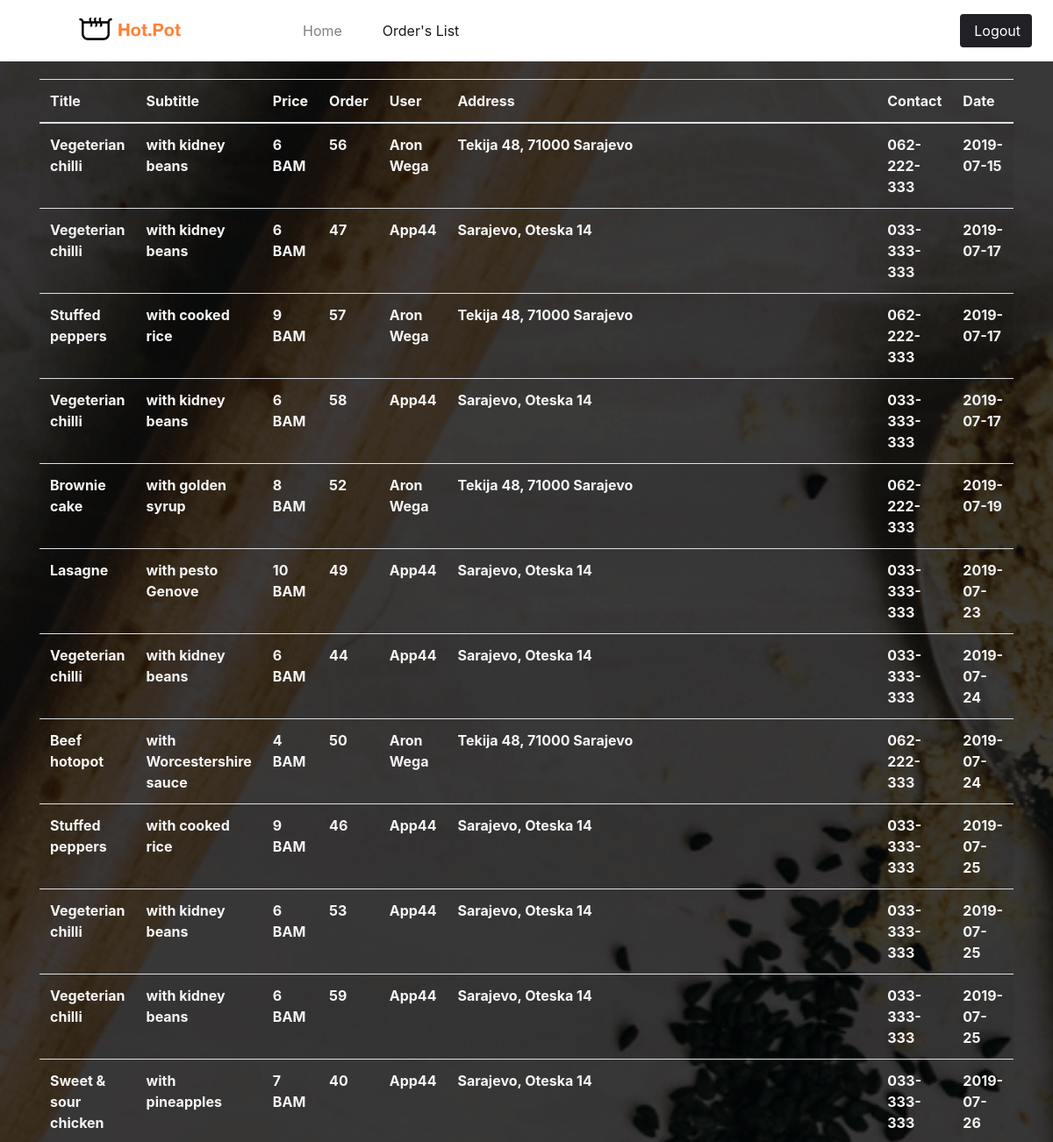
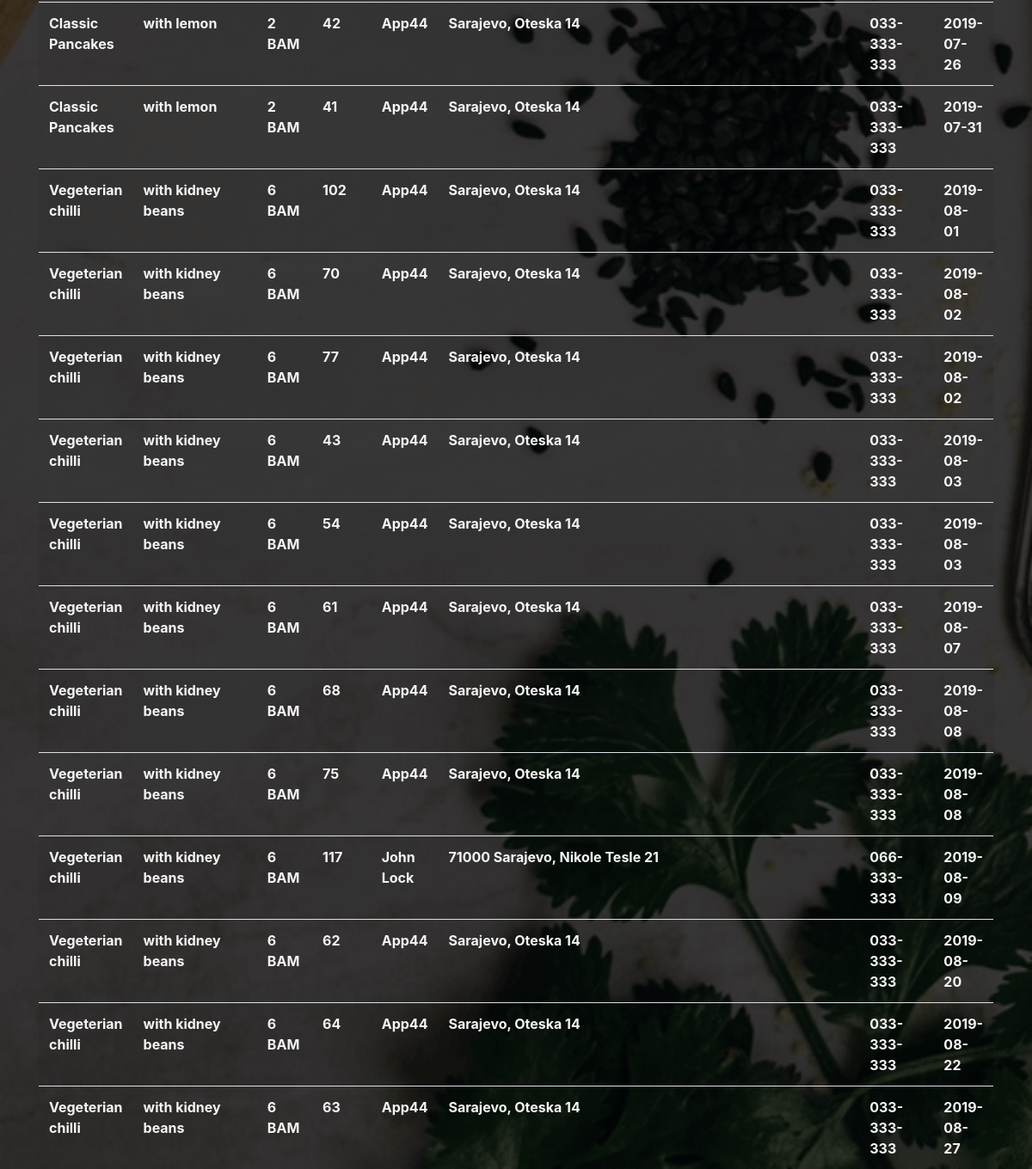
The app's page /admin/order.php with its own data (2 pictures, top to bottom).
### tables this page shows
CREATE TABLE `orders` (
  `order_id` int(11) NOT NULL,
  `recipe_id` int(11) NOT NULL,
  `user_name` varchar(255) NOT NULL,
  `user_address` varchar(255) NOT NULL,
  `user_phone` varchar(255) NOT NULL,
  `day_Order` varchar(255) NOT NULL
);

CREATE TABLE `recipe` (
  `recipe_id` int(11) NOT NULL,
  `title` varchar(255) NOT NULL,
  `subtitle` varchar(255) NOT NULL,
  `img_src` varchar(255) NOT NULL,
  `serving_size` varchar(50) NOT NULL,
  `price` varchar(20) NOT NULL,
  `status` int(1) NOT NULL DEFAULT '1',
  `date_time` datetime NOT NULL
);

### admin/Class.Orders.php (the view, shortened to what this page needs)
 <?php
class Orders {
 public function orderedRecipe()
 {
 require '../database.php';
 $sql = "SELECT recipe.title, recipe.subtitle, recipe.price, orders.order_id, orders.user_name, orders.user_address, orders.user_phone, orders.day_Order FROM orders LEFT JOIN recipe ON orders.recipe_id = recipe.recipe_id ORDER BY orders.day_Order ASC";
 $output = $DB_con->query($sql);
 foreach ($output as $outputs) {
 echo "<tr>";
     echo "<td class='column1'>" . $outputs['title'] . "</td>";
     echo "<td class='column2'>" . $outputs['subtitle'] . "</td>";
     echo "<td class='column2'>" . $outputs['price'] . "</td>";
     echo "<td class='column3'>" . $outputs['order_id'] . "</td>";
     echo "<td class='column4'>" . $outputs['user_name'] . "</td>";
     echo "<td class='column4'>" . $outputs['user_address'] . "</td>";
     echo "<td class='column4'>" . $outputs['user_phone'] . "</td>";
     echo "<td class='column4'>" . $outputs['day_Order'] . "</td>";
     echo "</tr>";
 }
 }
 }
 ?>

### css/main.css (style rules this page uses)
#all-recipes { background: url('../images/7.png'); background-size: cover; height: 100vh; width: 100%; background-attachment: fixed; }

### records on screen
orders: recipe.title "Vegeterian chilli", recipe.subtitle "with kidney beans", recipe.price "6 BAM", order_id "56", user_name "Aron Wega", user_address "Tekija 48, 71000 Sarajevo", user_phone "062-222-333", day_Order "2019-07-15"
orders: recipe.title "Vegeterian chilli", recipe.subtitle "with kidney beans", recipe.price "6 BAM", order_id "47", user_name "App44", user_address "Sarajevo, Oteska 14", user_phone "033-333-333", day_Order "2019-07-17"
orders: recipe.title "Stuffed peppers", recipe.subtitle "with cooked rice", recipe.price "9 BAM", order_id "57", user_name "Aron Wega", user_address "Tekija 48, 71000 Sarajevo", user_phone "062-222-333", day_Order "2019-07-17"
orders: recipe.title "Vegeterian chilli", recipe.subtitle "with kidney beans", recipe.price "6 BAM", order_id "58", user_name "App44", user_address "Sarajevo, Oteska 14", user_phone "033-333-333", day_Order "2019-07-17"
orders: recipe.title "Brownie cake", recipe.subtitle "with golden syrup", recipe.price "8 BAM", order_id "52", user_name "Aron Wega", user_address "Tekija 48, 71000 Sarajevo", user_phone "062-222-333", day_Order "2019-07-19"
orders: recipe.title "Lasagne", recipe.subtitle "with pesto Genove", recipe.price "10 BAM", order_id "49", user_name "App44", user_address "Sarajevo, Oteska 14", user_phone "033-333-333", day_Order "2019-07-23"
orders: recipe.title "Vegeterian chilli", recipe.subtitle "with kidney beans", recipe.price "6 BAM", order_id "44", user_name "App44", user_address "Sarajevo, Oteska 14", user_phone "033-333-333", day_Order "2019-07-24"
orders: recipe.title "Beef hotopot", recipe.subtitle "with Worcestershire sauce", recipe.price "4 BAM", order_id "50", user_name "Aron Wega", user_address "Tekija 48, 71000 Sarajevo", user_phone "062-222-333", day_Order "2019-07-24"
orders: recipe.title "Stuffed peppers", recipe.subtitle "with cooked rice", recipe.price "9 BAM", order_id "46", user_name "App44", user_address "Sarajevo, Oteska 14", user_phone "033-333-333", day_Order "2019-07-25"
orders: recipe.title "Vegeterian chilli", recipe.subtitle "with kidney beans", recipe.price "6 BAM", order_id "53", user_name "App44", user_address "Sarajevo, Oteska 14", user_phone "033-333-333", day_Order "2019-07-25"
orders: recipe.title "Vegeterian chilli", recipe.subtitle "with kidney beans", recipe.price "6 BAM", order_id "59", user_name "App44", user_address "Sarajevo, Oteska 14", user_phone "033-333-333", day_Order "2019-07-25"
orders: recipe.title "Sweet & sour chicken", recipe.subtitle "with pineapples", recipe.price "7 BAM", order_id "40", user_name "App44", user_address "Sarajevo, Oteska 14", user_phone "033-333-333", day_Order "2019-07-26"
orders: recipe.title "Classic Pancakes", recipe.subtitle "with lemon", recipe.price "2 BAM", order_id "42", user_name "App44", user_address "Sarajevo, Oteska 14", user_phone "033-333-333", day_Order "2019-07-26"
orders: recipe.title "Classic Pancakes", recipe.subtitle "with lemon", recipe.price "2 BAM", order_id "41", user_name "App44", user_address "Sarajevo, Oteska 14", user_phone "033-333-333", day_Order "2019-07-31"
orders: recipe.title "Vegeterian chilli", recipe.subtitle "with kidney beans", recipe.price "6 BAM", order_id "102", user_name "App44", user_address "Sarajevo, Oteska 14", user_phone "033-333-333", day_Order "2019-08-01"
orders: recipe.title "Vegeterian chilli", recipe.subtitle "with kidney beans", recipe.price "6 BAM", order_id "70", user_name "App44", user_address "Sarajevo, Oteska 14", user_phone "033-333-333", day_Order "2019-08-02"
orders: recipe.title "Vegeterian chilli", recipe.subtitle "with kidney beans", recipe.price "6 BAM", order_id "77", user_name "App44", user_address "Sarajevo, Oteska 14", user_phone "033-333-333", day_Order "2019-08-02"
orders: recipe.title "Vegeterian chilli", recipe.subtitle "with kidney beans", recipe.price "6 BAM", order_id "43", user_name "App44", user_address "Sarajevo, Oteska 14", user_phone "033-333-333", day_Order "2019-08-03"
orders: recipe.title "Vegeterian chilli", recipe.subtitle "with kidney beans", recipe.price "6 BAM", order_id "54", user_name "App44", user_address "Sarajevo, Oteska 14", user_phone "033-333-333", day_Order "2019-08-03"
orders: recipe.title "Vegeterian chilli", recipe.subtitle "with kidney beans", recipe.price "6 BAM", order_id "61", user_name "App44", user_address "Sarajevo, Oteska 14", user_phone "033-333-333", day_Order "2019-08-07"
orders: recipe.title "Vegeterian chilli", recipe.subtitle "with kidney beans", recipe.price "6 BAM", order_id "68", user_name "App44", user_address "Sarajevo, Oteska 14", user_phone "033-333-333", day_Order "2019-08-08"
orders: recipe.title "Vegeterian chilli", recipe.subtitle "with kidney beans", recipe.price "6 BAM", order_id "75", user_name "App44", user_address "Sarajevo, Oteska 14", user_phone "033-333-333", day_Order "2019-08-08"
orders: recipe.title "Vegeterian chilli", recipe.subtitle "with kidney beans", recipe.price "6 BAM", order_id "117", user_name "John Lock", user_address "71000 Sarajevo, Nikole Tesle 21", user_phone "066-333-333", day_Order "2019-08-09"
orders: recipe.title "Vegeterian chilli", recipe.subtitle "with kidney beans", recipe.price "6 BAM", order_id "62", user_name "App44", user_address "Sarajevo, Oteska 14", user_phone "033-333-333", day_Order "2019-08-20"
orders: recipe.title "Vegeterian chilli", recipe.subtitle "with kidney beans", recipe.price "6 BAM", order_id "64", user_name "App44", user_address "Sarajevo, Oteska 14", user_phone "033-333-333", day_Order "2019-08-22"
orders: recipe.title "Vegeterian chilli", recipe.subtitle "with kidney beans", recipe.price "6 BAM", order_id "63", user_name "App44", user_address "Sarajevo, Oteska 14", user_phone "033-333-333", day_Order "2019-08-27"
